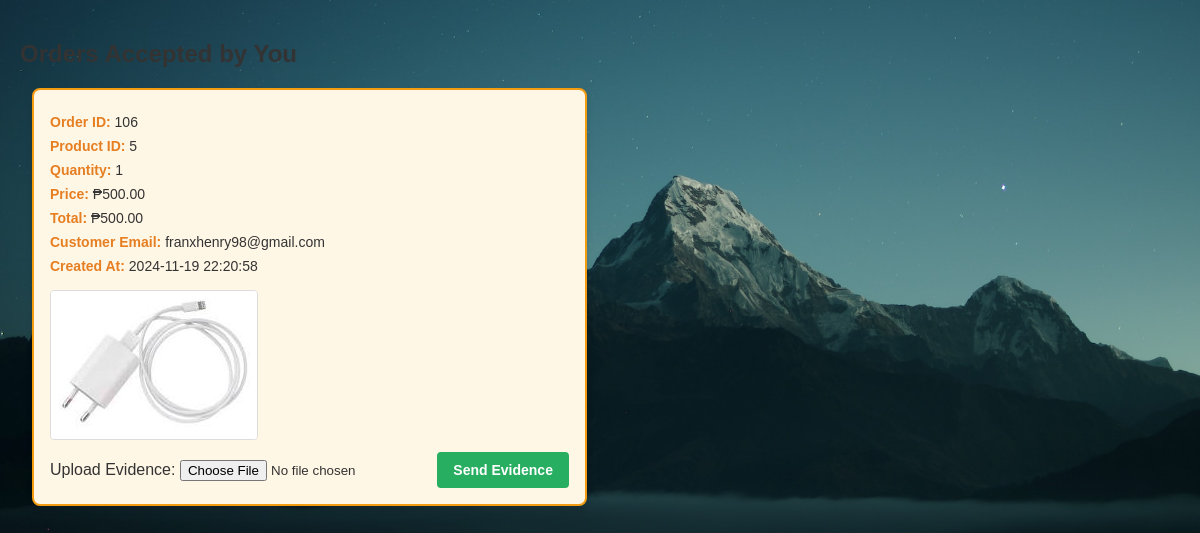
Page /deliveryriderorders.php (signed in) on the committed database.
### tables this page shows
CREATE TABLE `orders` (
  `order_id` int(11) NOT NULL,
  `product_id` int(11) DEFAULT NULL,
  `quantity` int(11) DEFAULT NULL,
  `price` decimal(10,2) DEFAULT NULL,
  `total` decimal(10,2) DEFAULT NULL,
  `user_email` varchar(255) NOT NULL,
  `emailofdeliveryrider` varchar(50) NOT NULL,
  `created_at` timestamp NOT NULL DEFAULT current_timestamp(),
  `image_path` blob DEFAULT NULL,
  `status` varchar(50) DEFAULT NULL,
  `evidence_path` varchar(255) DEFAULT NULL,
  `evidence_image` varchar(255) DEFAULT NULL
);

### deliveryriderorders.php (the view, shortened to what this page needs)
<?php
include('db.php');
$user_email = isset($_SESSION['user_email']) ? $_SESSION['user_email'] : null;
$user_role = '';
if ($user_email) {
    $sql = "SELECT role FROM user WHERE email = ?";
    $stmt = $conn->prepare($sql);
    $stmt->bind_param("s", $user_email);
    $stmt->execute();
    $stmt->bind_result($role);
    $user_role = $role;
}
$isDeliveryRider = ($user_role == 'Delivery Rider');
?>
<!DOCTYPE html>
<html lang="en">
<head>
    <link rel="stylesheet" href="main.css?v=<?php echo time(); ?>">
</head>
<body>
<div class="container">
    <section id="delivery-orders">
        <h2>Orders Accepted by You</h2>
        <div class="orders-list">
            <?php
            if ($isDeliveryRider) {
                $sql = "SELECT `order_id`, `product_id`, `quantity`, `price`, `total`, `user_email`, `created_at`, `image_path`, `status`
                        FROM `orders`
                        WHERE `status` = 'delivering' AND `emailofdeliveryrider` = ?";
                $stmt = $conn->prepare($sql);
                $stmt->bind_param("s", $user_email);
                $stmt->execute();
                $result = $stmt->get_result();
                if ($result->num_rows > 0) {
                    while ($row = $result->fetch_assoc()) {
                        echo "<div class='order'>
                                <p><strong>Order ID:</strong> " . htmlspecialchars($row['order_id']) . "</p>
                                <p><strong>Product ID:</strong> " . htmlspecialchars($row['product_id']) . "</p>
                                <p><strong>Quantity:</strong> " . htmlspecialchars($row['quantity']) . "</p>
                                <p><strong>Price:</strong> ₱" . number_format($row['price'], 2) . "</p>
                                <p><strong>Total:</strong> ₱" . number_format($row['total'], 2) . "</p>
                                <p><strong>Customer Email:</strong> " . htmlspecialchars($row['user_email']) . "</p>
                                <p><strong>Created At:</strong> " . htmlspecialchars($row['created_at']) . "</p>
                                <img src='" . htmlspecialchars($row['image_path']) . "' alt='Product Image'>
                                <form method='POST' action='uploadEvidence.php' enctype='multipart/form-data'>
                                    <input type='hidden' name='order_id' value='" . $row['order_id'] . "'>
                                    <label for='evidence_image'>Upload Evidence:</label>
                                    <input type='file' name='evidence_image' required>
                                    <button type='submit'>Send Evidence</button>
                                </form>
                              </div>";
                    }
                } else {
                    echo "<p class='no-orders-message'>No orders accepted by you yet.</p>";
                }
            } else {
                echo "<p>You do not have permission to view this page.</p>";
            }
            ?>
        </div>
    </section>
</div>
</body>
</html>

### main.css (style rules this page uses)
* { box-sizing: border-box; }
body { font-family: Arial, sans-serif; margin: 0; padding: 0; color: #333; background: url('bg.jpg') no-repeat center center/cover; z-index: 1000; }
.container { max-width: 1200px; margin: 0 auto; padding: 20px; display: flex; flex-wrap: wrap; justify-content: space-between; }
.order { border: 2px solid #f39c12; background-color: #fff7e6; border-radius: 8px; padding: 16px; margin: 12px; box-shadow: 0 4px 6px rgba(0, 0, 0, 0.1); transition: transform 0.2s ease, box-shadow 0.2s ease; }
.order p { margin: 8px 0; font-size: 14px; color: #333; }
.order p strong { color: #e67e22; }
.order img { max-width: 100%; height: auto; border-radius: 4px; margin: 8px 0; border: 1px solid #ddd; }
.order button { background-color: #27ae60; color: #fff; padding: 10px 16px; border: none; border-radius: 4px; cursor: pointer; font-size: 14px; font-weight: bold; transition: background-color 0.3s ease; }

### rows in the picture
orders: order_id "106", product "5", quantity "1", price "500.00", total "500.00", user_email "franxhenry98@gmail.com", created_at "2024-11-19 22:20:58", image_path (picture)
